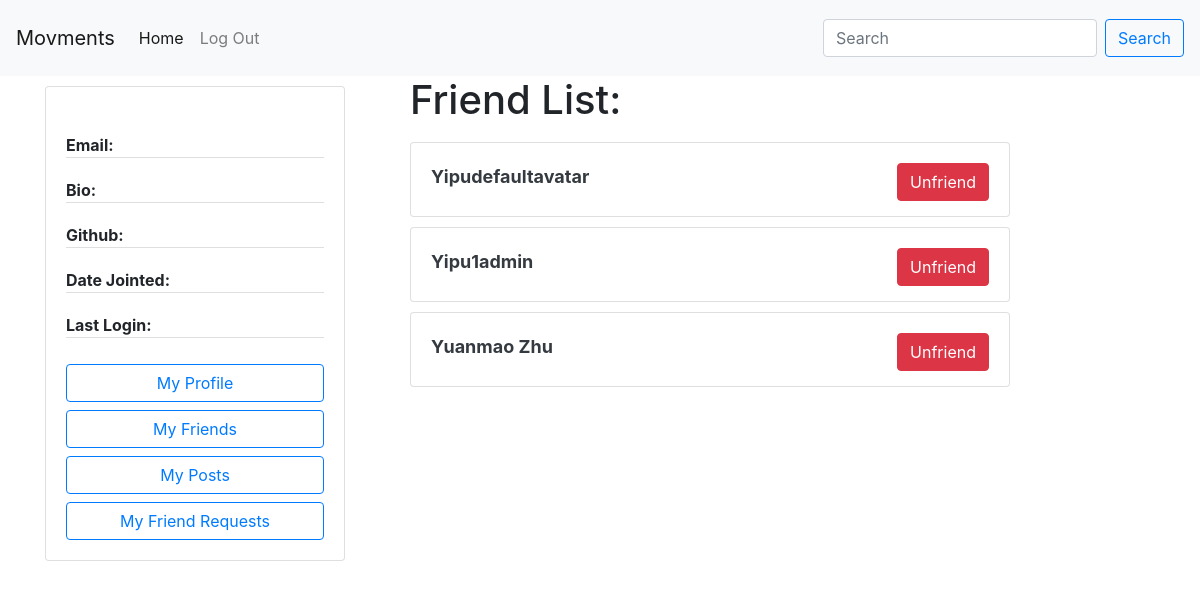
Page /service/author/8526a572-f7dd-4a82-9713-d4e3cbfd19ef/friends/ on the committed database.
### accounts/models.py (models this page shows, shortened)
class Author(AbstractBaseUser):
    email=models.EmailField(
        verbose_name='email address',
        max_length=60,
        unique=True,
    )
    uid_str = uuid.uuid4().urn
    uuid_str = uid_str[9:] # str(settings.HOSTNAME)+"/author/"+
    id = models.CharField(primary_key=True, default=uuid_str, editable=False,max_length=100,unique=True)
    displayName = models.CharField(max_length=30)
    host = models.URLField(default=settings.HOSTNAME, max_length=100)
    url = models.URLField(default=uuid_str,max_length=100)
    avatar = models.ImageField(upload_to='avatar/', default = 'avatar/default-avatar.png', blank=True, null=True)
    github = models.URLField(default="", max_length=100, null=True)
    bio = models.CharField(max_length=200, null=True)
    date_joined=models.DateField(verbose_name="date joined", auto_now=True)
    last_login=models.DateField(verbose_name="date joined", auto_now=True)
    is_active=models.BooleanField(default=True)
    is_admin=models.BooleanField(default=False)
    objects = AuthorManager()
    USERNAME_FIELD = 'email'
    REQUIRED_FIELDS = ['displayName', ]

### friendship/views.py (the view)
# urls.py: path('author/<str:author_id>/friends/', views.getFriendsList, name='get friends list'),
def getFriendsList(request, author_id):
    context = {
        'author': None,
        'friends': [],
        'friend_requests': None
    }
    if request.method == 'GET':
        try:
            author = Author.objects.filter(id=author_id)[0]
            context['author'] = author
            friendships = Friendship.objects.filter(Q(author_a=author) | Q(author_b=author))
            print(friendships)
            for friendship in friendships:
                if friendship.author_a == author:
                    context['friends'].append(friendship.author_b)
                else:
                    context['friends'].append(friendship.author_a)
            friend_requests = FriendRequest.objects.filter(author_to=request.user)
            context['friend_requests'] = friend_requests
        except Exception as e:
                print(e)
    return render(request, 'friendship/friends_list.html', context)

### friendship/templates/friendship/friends_list.html (shortened to what this page needs)
<!DOCTYPE html>
<html >
    {% include 'posting/base.html' %}
    <body>
            {% include 'posting/navbar.html' %}
            <div class="container">
                <div class="row">
                    <div class="col-4">
                        {% if author.is_authenticated %}
                        <div class="short-profile">
                            {% include 'posting/profile-card.html' with request=request %}
                        </div>
                        {% endif %}
                    </div>
                    <div class="col-8">
                        <div class="row">
                                <h1>Friend List:</h1>
                                {% if friends %}
                                <ul>
                                {% for friend in friends %}
                                <li>
                                    {% include 'friendship/friend_card.html' with friend=friend %}
                                </li>
                                {% endfor %}
                                </ul>
                                {% else %}
                                    No friends
                                {% endif %}
                        </div>
                    </div>
                </div>
            </div>
    </body>
</html>

### friendship/templates/friendship/friend_card.html (shortened to what this page needs)
<form action="{% url 'friendship:delete friend' %}" method='POST'> {% csrf_token %}
<div class="card" style="width: 600px; height: 75px;">
    <div class="card-body">
            <a href="{% url 'accounts:view profile' friend.id %}" class="text-dark font-weight-bold" style="text-decoration: none; font-size: large;" > {{ friend.displayName }} </a>
            <input type="submit" class="btn btn-danger float-right" value="Unfriend"></input>
    </div>
</div>
</form>

### posting/templates/posting/base.html (style rules this page uses)
ul { padding: 0; list-style-type: none; }
li { padding: 0; list-style-type: none; margin-top: 10px; margin-bottom: 10px; }
.card { margin-top: 10px; }

### rows in the picture
Author: displayName "Yipudefaultavatar"
Author: displayName "Yipu1admin"
Author: displayName "Yuanmao Zhu"
